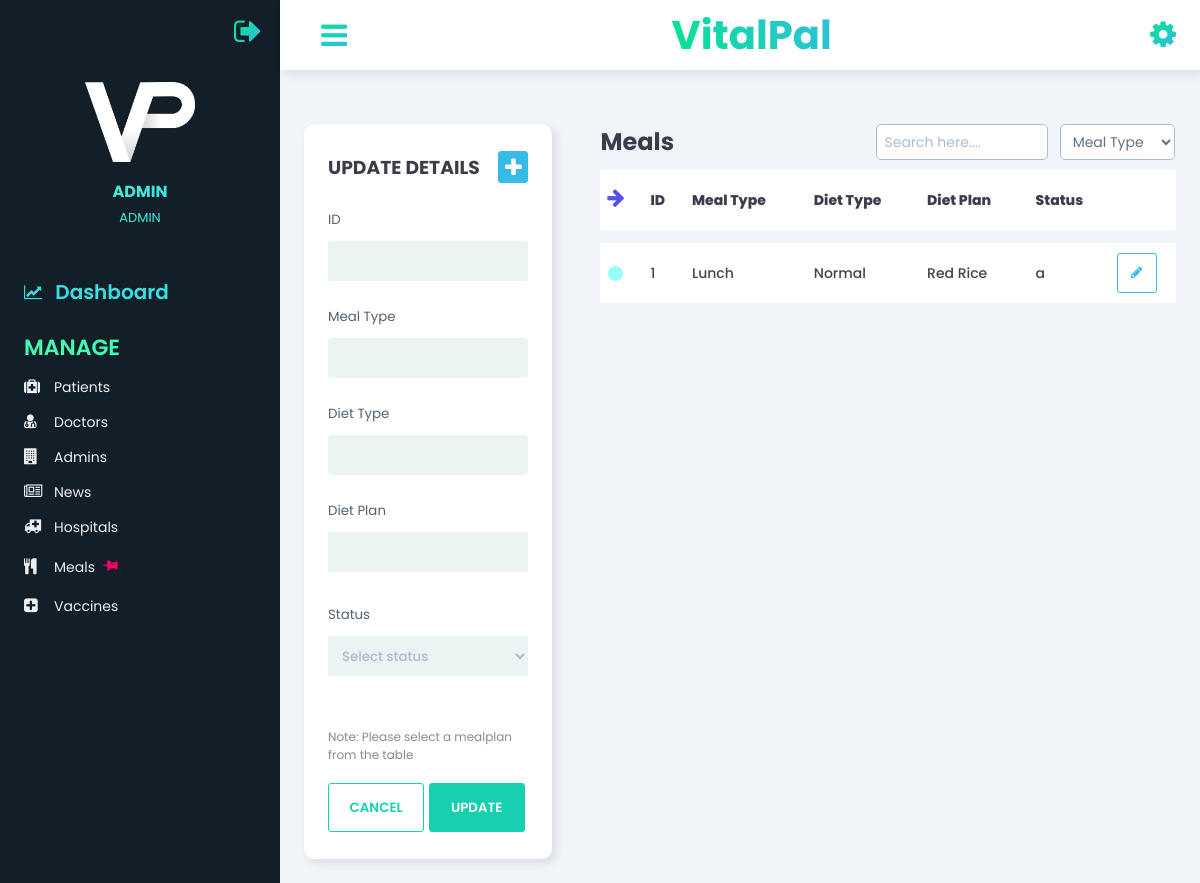
/admin/Meals.php (signed in), run on the app's committed database.
### tables this page shows
CREATE TABLE `mealplan` (
  `meal_ID` int(4) NOT NULL,
  `meal_type` varchar(10) NOT NULL,
  `diet_type` varchar(50) NOT NULL,
  `diet_plan` varchar(50) NOT NULL,
  `m_status` varchar(1) NOT NULL
);

### classes/mealplan.php (called while the page is built, shortened)
<?php
    class Mealplan {
        public function __construct() {
            $con = mysqli_connect(HOST, USER, PASS, DB) or die('Connection Error! '.mysqli_error());
            $this->vpc=$con;
        }
        public function m_fetchdata(){
            $result=mysqli_query($this->vpc,"SELECT * FROM mealplan");
            return $result;
        }
    }
?>

### admin/Meals.php (the view, shortened to what this page needs)
<?php
include_once("../classes/mealplan.php");
include_once '../classes/admin.php';
$admin = new Admin;
$id = $_SESSION['id'];
?>
<!DOCTYPE html>
<html>
    <head>
        <link rel="stylesheet" href="../css/style_3.css?v=<?php echo time(); ?>">
        <link href="https://stackpath.bootstrapcdn.com/font-awesome/4.7.0/css/font-awesome.min.css" rel="stylesheet">
    </head>
<body>
    <div class="sidebar">
        <div class="sidebar-logout">
            <div class="logout-flex">
                <div class="logout-icons">
                <a href="?q=logout"><span class="fa fa-sign-out"></span></a>
                </div>
            </div>
        </div>
        <div class="sidebar-main">
            <div class="sidebar-user">
                <img src="../images/vitalpal_logo_bw.png" alt="">
                <div class="user-info">
                    <h3><?php $admin->a_name($id);?></h3>
                    <span>ADMIN</span>
                </div>
            </div>
            <div class="sidebar-menu">
                <ul>
                    <li>
                        <a href="Dashboard.php" class="dash">
                            <span class="fa fa-line-chart"></span>
                            Dashboard
                        </a>
                    </li>
                </ul>
                <div class="menu-head">
                    <span>Manage</span>
                </div>
                <ul>
                    <li>
                        <a href="Patients.php">
                            <div class="side-icon">
                                <span class="fa fa-medkit"></span>
                            </div>
                            Patients
                        </a>
                    </li>
                    <li>
                        <a href="Doctors.php">
                            <div class="side-icon">
                                <span class="fa fa-user-md"></span>
                            </div>
                            Doctors
                        </a>
                    </li>
                    <li>
                        <a href="Admins.php">
                            <div class="side-icon">
                                <span class="fa fa-building"></span>
                            </div>
                            Admins
                        </a>
                    </li>
                    <li>
                        <a href="News.php">
                            <div class="side-icon">
                                <span class="fa fa-newspaper-o"></span>
                            </div>
                            News
                        </a>
                    </li>
                    <li>
                        <a href="Hospitals.php">
                            <div class="side-icon">
                                <span class="fa fa-ambulance"></span>
                            </div>
                            Hospitals
                        </a>
                    </li>
                    <li>
                        <a href="Meals.php">
                            <div class="side-icon">
                                <span class="fa fa-cutlery"></span>
                            </div>
                            Meals
                            <div class="marker">
                                <span class="fa fa-thumb-tack"></span>
                            </div>
                        </a>
                    </li>
                    <li>
                        <a href="Vaccines.php">
                            <div class="side-icon">
                                <span class="fa fa-plus-square"></span>
                            </div>
                            Vaccines
                        </a>
                    </li>
                </ul>
            </div>
        </div>
    </div>
    <div class="main-content">
        <header>
            <div class="menu-toggle">
                <label for="sidebar-toggle">
                    <span class="fa fa-bars"></span>
                </label>
            </div>
            <div class="header-heading">
                <a href="Dashboard.php"><h2>VitalPal</h2></a>
            </div>
            <div class="header-icons">
                <span class="fa fa-cog"> </span>
            </div>
        </header>
        <main>
            <div class="grid">
                <form action="" method="POST" id="form">
                    <div class="form-card">
                        <div class="form-head">
                            <h3>UPDATE DETAILS</h3>
                            <div  id="show-insert" class="showinsert"><span class="fa fa-plus"></span></div>
                        </div>
                        <div class="form-input">
                            <small>ID </small> <br>
                            <input  type="text" name="id" id="m_id" required data-readonly>
                        </div>
                        <div class="form-input">
                            <small>Meal Type</small> <br>
                            <input  type="text" name="mealType" id="m_mealType" required>
                        </div>
                        <div class="form-input">
                            <small>Diet Type</small> <br>
                            <input  type="text" name="dietType" id="m_dietType" required>
                        </div>
                        <div class="form-input">
                            <small>Diet Plan</small> <br>
                            <textarea  type="text" name="dietPlan" id="m_dietPlan" required></textarea>
                        </div>
                        <div class="form-input">
                            <small>Status </small> <br>
                            <select name="status" class="currentstatus" id="m_status" required>
                                <option value="" selected hidden>Select status</option>
                            </select>
                        </div>
                        <div class="form-note">
                            <p>Note: Please select a mealplan from the table </p>
                        </div>
                        <div class="form-btn">
                            <input id="reset2" type="reset" name="reset"  class="cancel-btn" value="Cancel">
                            <input type="submit" name="submitUpdate" class="update-btn" value="Update" id="submitbtn">
                        </div>
                    </div>
                </form>
                <div class="data">
                    <div class="filtering">
                        <h2>Meals</h2>
                        <input type="text" name="search" id="search" placeholder="Search here...." >
                        <select data="fa fa-filter" name="filter" class="searchbyfilter" id="searchfilter" required>
                            <option value="2">Meal Type</option>
                        </select>
                    </div>
                    <div class="table-responsive">
                        <table id="table" width="100%">
                            <tbody>
                                <tr class="table-heading">
                                    <td>
                                        <div class="indicator-heading">
                                            <span class="fa fa-arrow-down"></span>
                                        </div>
                                    </td>
                                    <td>
                                        <div>
                                            <p>ID</p>
                                        </div>
                                    </td>
                                    <td>
                                        <div>
                                            <p>Meal Type</p>
                                        </div>
                                    </td>
                                    <td>
                                        <div>
                                            <p>Diet Type</p>
                                        </div>
                                    </td>
                                    <td>
                                        <div>
                                            <p>Diet Plan</p>
                                        </div>
                                    </td>
                                    <td>
                                        <div>
                                            <p>Status</p>
                                        </div>
                                    </td>
                                    <td>
                                        <div>
                                        </div>
                                    </td>
                                </tr>
                                <?php
                                    include_once '../classes/mealplan.php';
                                    $fetchdata=new Mealplan();
                                    $sql=$fetchdata->m_fetchdata();
                                    $cnt=1;
                                    while($row=mysqli_fetch_array($sql))
                                    {
                                echo '
                                <tr>
                                    <td>
                                        <div>
                                            <span class="indicator"></span>
                                        </div>
                                    </td>
                                    <td id=id'.$cnt.'>
                                        <div>
                                            '.$row['meal_ID'].'
                                        </div>
                                    </td>
                                    <td id=mealType'.$cnt.'>
                                        <div>
                                            '.$row['meal_type'].'
                                        </div>
                                    </td>
                                    <td id=dietType'.$cnt.'>
                                        <div>
                                            '.$row['diet_type'].'
                                        </div>
                                    </td>
                                    <td id=dietPlan'.$cnt.'>
                                        <div>
                                            '.$row['diet_plan'].'
                                        </div>
                                    </td>
                                    <td id=status'.$cnt.'>
                                        <div>
                                            '.$row['m_status'].'
                                        </div>
                                    </td>
                                    <td>
                                        <div class="update">
                                            <button  id="updaterow" onclick="loadData('.$cnt.')"><span class="fa fa-pencil"></span></button>
                                        </div>
                                    </td>
                                </tr>
                                ';
                                   $cnt++;
                                    }
                                ?>
                            </tbody>
                        </table>
                    </div>
                </div>
            </div>
        </main>
    </div>
</body>
</html>

### classes/admin.php (shortened to what this page needs)
<?php
    class Admin {
        public function __construct() {
            $con = mysqli_connect(HOST, USER, PASS, DB) or die('Connection Error! '.mysqli_error());
            $this->vpc=$con;
        }
        public function a_name($id){
            $result = mysqli_query($this->vpc, "SELECT * FROM admin WHERE admin_id='$id'");
            $row = mysqli_fetch_array($result);
            echo $row['a_name'];
        }
    }
?>

### data on the page
mealplan: meal_ID "1", meal_type "Lunch", diet_type "Normal", diet_plan "Red Rice", m_status "a"

### other printed values
$row['a_name'] "ADMIN"
